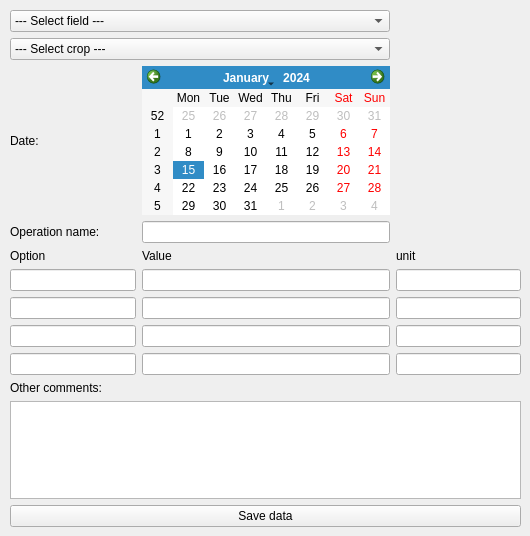
          <widget class="QWidget" name="tab_9">
           <attribute name="title">
            <string>Other</string>
           </attribute>
           <widget class="QWidget" name="gridLayoutWidget_10">
            <property name="geometry">
             <rect>
              <x>10</x>
              <y>10</y>
              <width>511</width>
              <height>517</height>
             </rect>
            </property>
            <layout class="QGridLayout" name="gridLayout_10">
             <item row="6" column="1">
              <widget class="QLineEdit" name="LEOValue_1"/>
             </item>
             <item row="3" column="0">
              <widget class="QLabel" name="label_71">
               <property name="text">
                <string>Operation name:</string>
               </property>
              </widget>
             </item>
             <item row="8" column="2">
              <widget class="QLineEdit" name="LEOUnit_3"/>
             </item>
             <item row="8" column="0">
              <widget class="QLineEdit" name="LEOOption_3"/>
             </item>
             <item row="11" column="0" colspan="3">
              <widget class="QPlainTextEdit" name="LEOOther"/>
             </item>
             <item row="5" column="2">
              <widget class="QLabel" name="label_44">
               <property name="text">
                <string>unit</string>
               </property>
              </widget>
             </item>
             <item row="2" column="0">
              <widget class="QLabel" name="label_77">
               <property name="text">
                <string>Date:</string>
               </property>
              </widget>
             </item>
             <item row="4" column="0">
              <spacer name="verticalSpacer_7">
               <property name="orientation">
                <enum>Qt::Vertical</enum>
               </property>
               <property name="sizeHint" stdset="0">
                <size>
                 <width>20</width>
                 <height>40</height>
                </size>
               </property>
              </spacer>
             </item>
             <item row="9" column="1">
              <widget class="QLineEdit" name="LEOValue_4"/>
             </item>
             <item row="5" column="1">
              <widget class="QLabel" name="label_48">
               <property name="text">
                <string>Value</string>
               </property>
              </widget>
             </item>
             <item row="10" column="0">
              <widget class="QLabel" name="label_46">
               <property name="text">
                <string>Other comments:</string>
               </property>
              </widget>
             </item>
             <item row="6" column="2">
              <widget class="QLineEdit" name="LEOUnit_1"/>
             </item>
             <item row="7" column="2">
              <widget class="QLineEdit" name="LEOUnit_2"/>
             </item>
             <item row="8" column="1">
              <widget class="QLineEdit" name="LEOValue_3"/>
             </item>
             <item row="7" column="0">
              <widget class="QLineEdit" name="LEOOption_2"/>
             </item>
             <item row="3" column="1">
              <widget class="QLineEdit" name="LEOtherName"/>
             </item>
             <item row="9" column="2">
              <widget class="QLineEdit" name="LEOUnit_4"/>
             </item>
             <item row="6" column="0">
              <widget class="QLineEdit" name="LEOOption_1"/>
             </item>
             <item row="7" column="1">
              <widget class="QLineEdit" name="LEOValue_2"/>
             </item>
             <item row="5" column="0">
              <widget class="QLabel" name="label_73">
               <property name="text">
                <string>Option</string>
               </property>
              </widget>
             </item>
             <item row="9" column="0">
              <widget class="QLineEdit" name="LEOOption_4"/>
             </item>
             <item row="0" column="0" colspan="2">
              <widget class="QComboBox" name="CBOField">
               <property name="locale">
                <locale language="English" country="UnitedKingdom"/>
               </property>
               <item>
                <property name="text">
                 <string>--- Select field ---</string>
                </property>
               </item>
              </widget>
             </item>
             <item row="1" column="0" colspan="2">
              <widget class="QComboBox" name="CBOCrop">
               <property name="locale">
                <locale language="English" country="UnitedKingdom"/>
               </property>
               <item>
                <property name="text">
                 <string>--- Select crop ---</string>
                </property>
               </item>
              </widget>
             </item>
             <item row="12" column="0" colspan="3">
              <widget class="QPushButton" name="PBSaveOther">
               <property name="enabled">
                <bool>true</bool>
               </property>
               <property name="locale">
                <locale language="English" country="UnitedKingdom"/>
               </property>
               <property name="text">
                <string>Save data</string>
               </property>
              </widget>
             </item>
             <item row="2" column="1">
              <widget class="QCalendarWidget" name="DEOther"/>
             </item>
            </layout>
           </widget>
          </widget>
